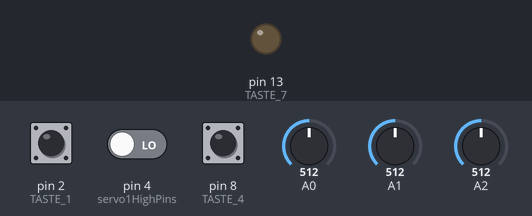
This sketch was run on a simulated Arduino Uno, built with avr-gcc and run on an emulated ATmega328P. Parts: output pins drawn as LEDs (lit = HIGH). The test bench sets the inputs (shaded band); at power-on: pin 2 (TASTE_1) LOW, pin 4 (servo1HighPins) LOW, pin 8 (TASTE_4) LOW, A0 = 512, A1 = 512, A2 = 512. No radio packets arrive unless stated; what the sketch prints to the serial monitor is not drawn.

Above: at 0.8 s.
0.9 s: pin 2 (TASTE_1) pulled HIGH for 0.15 s
At 1.6 s:
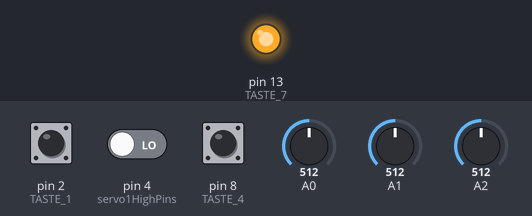
3.5 s: pin 2 (TASTE_1) pulled HIGH for 1 s
At 6.2 s:
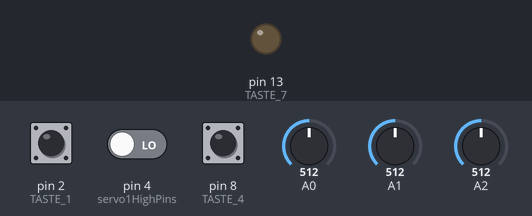
6.9 s: pin 2 (TASTE_1) pulled HIGH for 3.2 s
At 8.0 s:
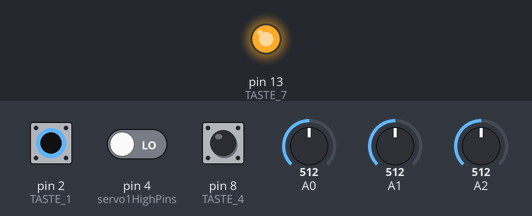
Timing chart, 0 to 12.5 s (numbered marks = the images above; inputs shaded):
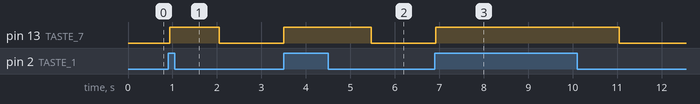

The sketch:

Transmitter.ino
```cpp
#include <VirtualWire.h> // wireless module library

#define TASTE_1 2
#define TASTE_2 4
#define TASTE_3 7
#define TASTE_4 8
#define TASTE_7 13

#define DREHGEBER_1 A0
#define DREHGEBER_2 A1
#define DREHGEBER_3 A2

#define TRANSMITTER_MODULE_DATA_PIN 12

#define NUM_SERVOS 6 // number of servos

#define AVERAGE_SAMPLES_NUM 10


// transmission
#define SENDER_ID 0x5A14 // secret id (2 byte)

#define BPS 8000 // transmission rate (bits per second)

#define MESSAGE_HEADER 2 // packet header size in bytes
#define MESSAGE_LENGTH (NUM_SERVOS + MESSAGE_HEADER) // packet size in bytes

#define MILLIS_IDLE_BETWEEN_TRANSMISSION 24 // recommended approx. MESSAGE_LENGTH * 8 / BPS * 1,000 * 3


#define TASTE_1_HIGH_OUTPUT_DELAY 1000 // 1 second
#define TASTE_1_HIGH_OUTPUT_PIN 13

unsigned long millisLastTaste1 = 0;
bool taste1PushedPreviously = false;

/** Virutal Servo **/

class VirtualServo
{
public:
  VirtualServo(unsigned analogInputPin, unsigned* highPins, unsigned numHighPins, unsigned* lowPins, unsigned numLowPins, bool inverted = false) {
    pinMode(analogInputPin, INPUT);
    _highPins = highPins;
    _numHighPins = numHighPins;
    _lowPins = lowPins;
    _numLowPins = numLowPins;
    _analogInputPin = analogInputPin;
  }

  void update() {
    addNewValue();
    if (!_init && isActive()) { // active
      _state = VirtualServo::transferFunction(getAverageOfLastValues(), _inverted);
    }
    else { // not active
      // go back to zero position
      _state = 90;
    }
  };

  uint8_t read() {
    return _state;
  }

private:
  uint8_t _state = 90;
  bool _init = true;
  bool _inverted;
  unsigned _pin;
  unsigned _analogInputPin;

  unsigned* _highPins;
  unsigned _numHighPins;
  unsigned* _lowPins;
  unsigned _numLowPins;

  unsigned _lastValues[AVERAGE_SAMPLES_NUM];
  unsigned _lastValuesPtr = 0;

  // converts the analog value into the servo rotation
  //
  // @param x = [0;1023]
  // @return y = [0; 180]
  static unsigned transferFunction(unsigned x, bool inverted) {
    unsigned y = 6.6822581E-7 * x*x*x - .001026855 * x*x + .5263598 * x;
    if (inverted) {
      y = 180 - y;
    }
    return y;
  };

  bool isActive() {
    unsigned i;
    // check high pins
    for (i = 0; i < _numHighPins; i++) {
      if (!digitalRead(_highPins[i])) {
        return false;
      }
    }

    // check low pins
    for (i = 0; i < _numLowPins; i++) {
      if (digitalRead(_lowPins[i])) {
        return false;
      }
    }

    return true;
  };

  void addNewValue() {
    _lastValues[_lastValuesPtr] = analogRead(_analogInputPin);
    _lastValuesPtr++;

    // overflow
    if (_lastValuesPtr >= AVERAGE_SAMPLES_NUM) {
      _lastValuesPtr = 0;
      _init = false;
    }
  };

  float getAverageOfLastValues() {
    float sum = 0;
    for (unsigned i = 0; i < AVERAGE_SAMPLES_NUM; i++) {
      sum += _lastValues[i];
    }
    return sum / (float)AVERAGE_SAMPLES_NUM;
  };
};


uint8_t outputBuffer[MESSAGE_LENGTH]; // output buffer for transmitted data


void softwareReset() {
  asm volatile ("jmp 0"); // reset software
}

void broadcastServoStates(VirtualServo servos[]) {
  // fill output buffer with data
  outputBuffer[0] = (uint8_t)(SENDER_ID >> 8); // transmitter secret high byte
  outputBuffer[1] = (uint8_t)(SENDER_ID & 255); // transmitter secret low byte
  for (unsigned i = 0; i < NUM_SERVOS; i++) {
    outputBuffer[i + MESSAGE_HEADER] = (uint8_t)servos[i].read();
  }

  // read packet content
  for (int i = 0; i < NUM_SERVOS; i++) {
    Serial.print(outputBuffer[MESSAGE_HEADER + i]);
  }

  Serial.println();

  // transmitt data
  vw_send(outputBuffer, MESSAGE_LENGTH);
  vw_wait_tx(); // wait until the whole message is gone
  delay(MILLIS_IDLE_BETWEEN_TRANSMISSION); // wait some more time
}


void setup() {
  pinMode(TASTE_1_HIGH_OUTPUT_PIN, OUTPUT);

  Serial.begin(9600);

  // initialize transmitter
  vw_set_tx_pin(TRANSMITTER_MODULE_DATA_PIN); // transmitter module data pin
  vw_setup(BPS); // transmission rate


  // initialize servos
  // servo 1
  unsigned servo1HighPins[] = { TASTE_1 }, servo1LowPins[] = { TASTE_2 };
  VirtualServo servo1(DREHGEBER_1, servo1HighPins, sizeof(servo1HighPins) / sizeof(unsigned), servo1LowPins, sizeof(servo1LowPins) / sizeof(unsigned), true);

  // servo 2
  unsigned servo2HighPins[] = { TASTE_1 }, servo2LowPins[] = { TASTE_2 };
  VirtualServo servo2(DREHGEBER_2, servo2HighPins, sizeof(servo2HighPins) / sizeof(unsigned), servo2LowPins, sizeof(servo2LowPins) / sizeof(unsigned));

  // servo 3
  unsigned servo3HighPins[] = { TASTE_1 }, servo3LowPins[] = { TASTE_2 };
  VirtualServo servo3(DREHGEBER_3, servo3HighPins, sizeof(servo3HighPins) / sizeof(unsigned), servo3LowPins, sizeof(servo3LowPins) / sizeof(unsigned));

  // servo 4
  unsigned servo4HighPins[] = { TASTE_1, TASTE_2 }, servo4LowPins[] = {};
  VirtualServo servo4(DREHGEBER_1, servo4HighPins, sizeof(servo4HighPins) / sizeof(unsigned), servo4LowPins, sizeof(servo4LowPins) / sizeof(unsigned));

  // servo 5
  unsigned servo5HighPins[] = { TASTE_1, TASTE_2 }, servo5LowPins[] = {};
  VirtualServo servo5(DREHGEBER_2, servo5HighPins, sizeof(servo5HighPins) / sizeof(unsigned), servo5LowPins, sizeof(servo5LowPins) / sizeof(unsigned));

  // servo 6
  unsigned servo6HighPins[] = { TASTE_1, TASTE_2 }, servo6LowPins[] = {};
  VirtualServo servo6(DREHGEBER_3, servo6HighPins, sizeof(servo6HighPins) / sizeof(unsigned), servo6LowPins, sizeof(servo6LowPins) / sizeof(unsigned));

  VirtualServo servos[NUM_SERVOS] = { servo1, servo2, servo3, servo4, servo5, servo6 };


  // inifinite loop
  while (true) {
    // update each servo (read analog pins, etc.)
    for (unsigned i = 0; i < NUM_SERVOS; i++) {
      servos[i].update();
    }

    // check for reset combination
    if (digitalRead(TASTE_4) && digitalRead(TASTE_7)) {
      softwareReset();
    }

    // transmit servo states
    broadcastServoStates(servos);


    if (digitalRead(TASTE_1)) {
      taste1PushedPreviously = true;
      millisLastTaste1 = millis();
    }
    digitalWrite(TASTE_1_HIGH_OUTPUT_PIN, (taste1PushedPreviously && millisLastTaste1 + TASTE_1_HIGH_OUTPUT_DELAY >= millis()) ? HIGH : LOW);
  }
}

void loop() {}
```

Measured:
- after the input at 0.9 s, pin 13 (TASTE_7): LOW → HIGH at once, → LOW 1.1 s later
- after the input at 3.5 s, pin 13 (TASTE_7): LOW → HIGH at once, → LOW 2.0 s later
- after the input at 6.9 s, pin 13 (TASTE_7): LOW → HIGH at once, → LOW 4.1 s later
